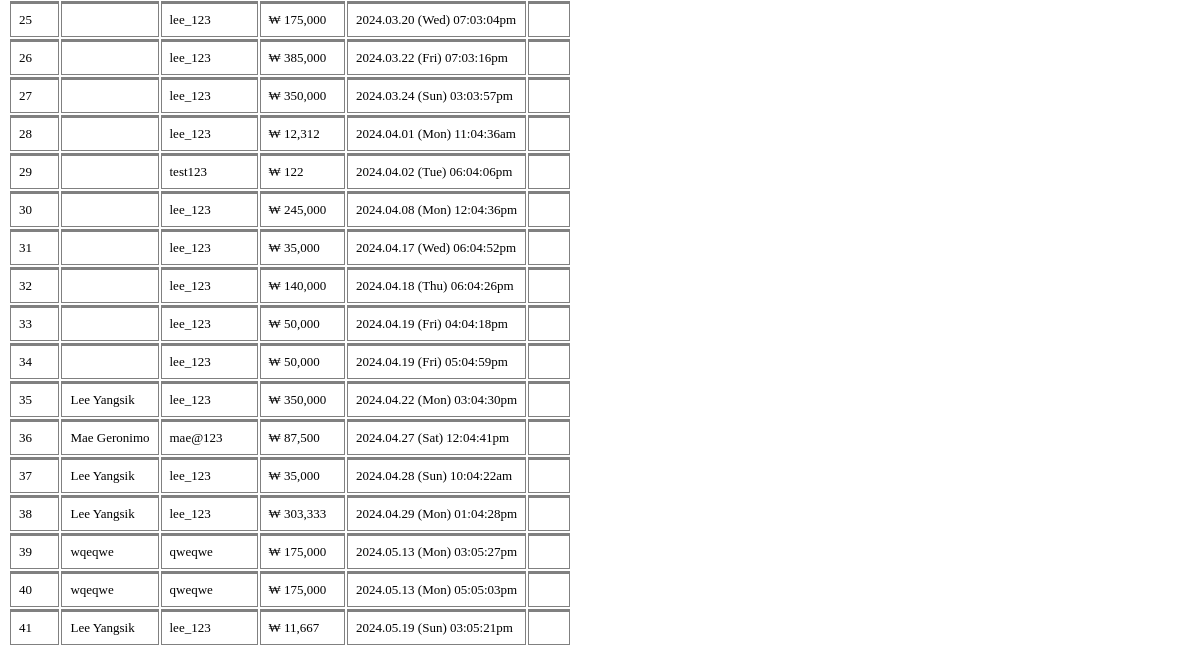
Page /admin/payment_history.php (lower part) on the earlier database version.
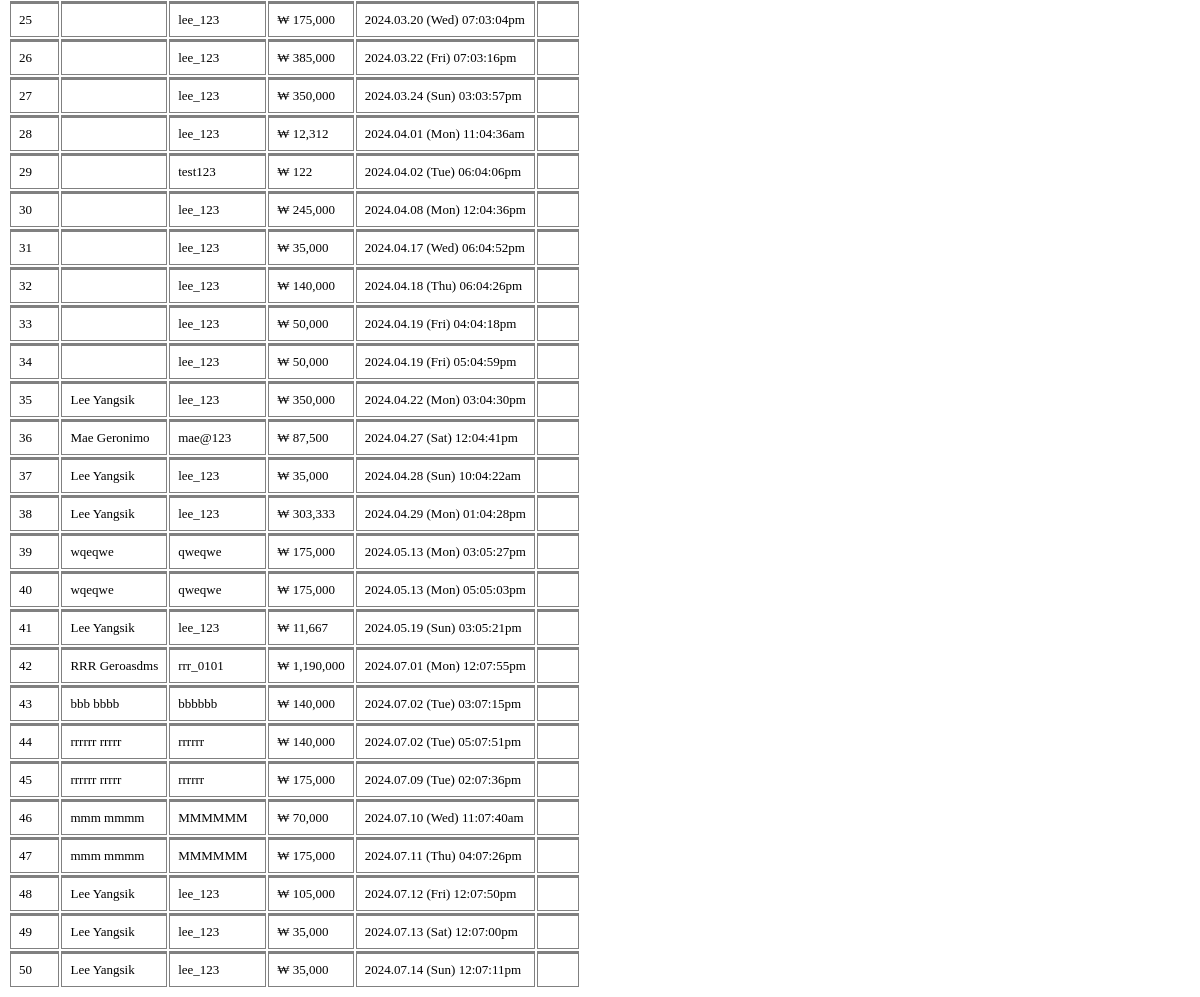
Same page on the later database version.
### tables this page shows
CREATE TABLE `user_purchases` (
  `id` int(11) NOT NULL,
  `user_name` varchar(255) NOT NULL,
  `username` varchar(100) NOT NULL,
  `user_id` varchar(100) NOT NULL,
  `selected_numbers` varchar(100) NOT NULL,
  `powerballs` varchar(100) NOT NULL DEFAULT '0',
  `payment` varchar(100) NOT NULL,
  `winning_amount` varchar(255) NOT NULL DEFAULT '0',
  `to_received` int(100) NOT NULL DEFAULT 0,
  `winning_match_numbers` varchar(100) NOT NULL DEFAULT '0',
  `powerball_match` varchar(100) NOT NULL DEFAULT '0',
  `is_ban` int(11) NOT NULL DEFAULT 0 COMMENT '0=not,1=banned',
  `marked` varchar(100) NOT NULL DEFAULT '1' COMMENT '0=mark, 1=not',
  `modes` varchar(255) NOT NULL,
  `purchase_status` tinyint(4) NOT NULL DEFAULT 0 COMMENT '0=active, 1=cancel',
  `referal_code` varchar(255) NOT NULL,
  `affiliated_agent_code` varchar(255) NOT NULL,
  `hide` int(11) NOT NULL DEFAULT 1 COMMENT '0=visible, 1=hide',
  `date_purchase` datetime NOT NULL DEFAULT current_timestamp()
);

### admin/payment_history.php (the view, shortened to what this page needs)
<div class="container-fluid pt-4 px-4">
    <div class="row g-4">
        <div class="col-sm-12">
            <div class="bg-secondary rounded h-100 p-4">
                <?php
                include "./inc/connect.php";
                $get_users = "SELECT * FROM `user_purchases` WHERE `to_received` > 0";
                $result_query = mysqli_query($conn, $get_users);
                if ($result_query) {
                ?>
                    <div class="table-responsive">
                        <table class="table table-bordered text-white text-center" style="font-size: small;" id="myTable">
                            <tbody>
                                <?php
                                $counter = 1;
                                while ($run_query = mysqli_fetch_array($result_query)) {
                                    $id = $run_query['id'];
                                    $user_name = $run_query['user_name'];
                                    $name = $run_query['username'];
                                    $payment = $run_query['to_received'];
                                    $created_at = date('Y.m.d (D) h:m:sa', strtotime($run_query['date_purchase']));
                                ?>
                                    <tr>
                                        <td><?php echo $counter++; ?></td>
                                        <td><?php echo $user_name ?></td>
                                        <td><?php echo $name ?></td>
                                        <td>₩ <?php echo number_format($payment) ?></td>
                                        <td> <?php echo $created_at ?></td>
                                        <td><a href='index.php?deposit_delete_users=<?php echo $id ?>' class='text-danger'><i class='fa-solid fa-trash-can'></i></a></td>
                                    </tr>
                                <?php
                                }
                                ?>
                            </tbody>
                        </table>
                    </div>
                <?php
                } else {
                    echo "Error executing the query: " . mysqli_error($conn);
                }
                ?>
            </div>
        </div>
    </div>
</div>

Differences in the rows shown:
now on this page (row edited): user_purchases: user_name "RRR Geroasdms", username "rrr_0101", to_received "1,190,000", date_purchase "2024.07.01 (Mon) 12:07:55pm"
now on this page (row edited): user_purchases: user_name "bbb bbbb", username "bbbbbb", to_received "140,000", date_purchase "2024.07.02 (Tue) 03:07:15pm"
now on this page (row edited): user_purchases: user_name "rrrrrr rrrrr", username "rrrrrr", to_received "140,000", date_purchase "2024.07.02 (Tue) 05:07:51pm"
added user_purchases: user_name "rrrrrr rrrrr", username "rrrrrr", to_received "175,000", date_purchase "2024.07.09 (Tue) 02:07:36pm"
added user_purchases: user_name "mmm mmmm", username "MMMMMM", to_received "70,000", date_purchase "2024.07.10 (Wed) 11:07:40am"
added user_purchases: user_name "mmm mmmm", username "MMMMMM", to_received "175,000", date_purchase "2024.07.11 (Thu) 04:07:26pm"
added user_purchases: user_name "Lee Yangsik", username "lee_123", to_received "105,000", date_purchase "2024.07.12 (Fri) 12:07:50pm"
added user_purchases: user_name "Lee Yangsik", username "lee_123", to_received "35,000", date_purchase "2024.07.13 (Sat) 12:07:00pm"
added user_purchases: user_name "Lee Yangsik", username "lee_123", to_received "35,000", date_purchase "2024.07.14 (Sun) 12:07:11pm"
